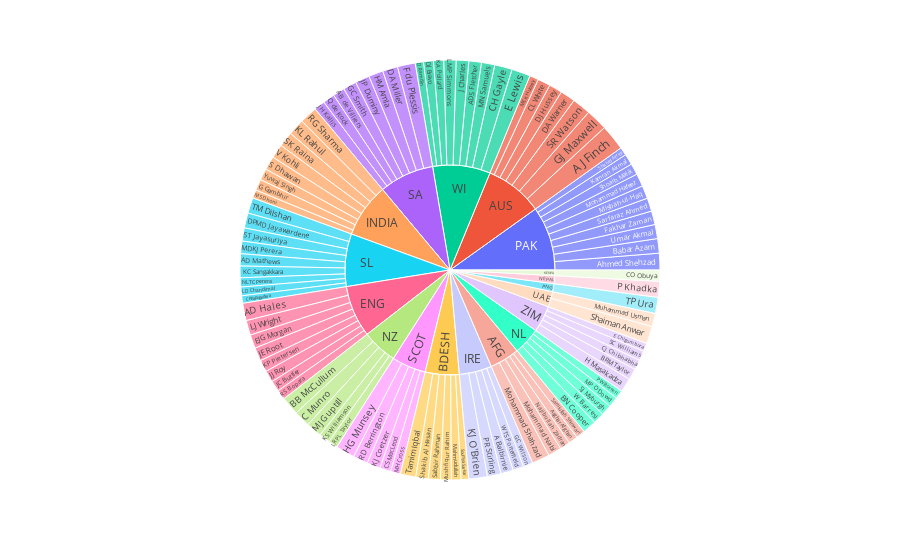

Write notebook code for a chart like this one.
### Code cell
fig = px.sunburst(t20[:100], path=['Final Region','Player'], values='HS', hover_data='Runs')
fig.show()

### Figure 1 — Plotly figure (JSON) as saved in the notebook; plotly's stock layout.template omitted (floating-point values rounded to 4 significant figures)
{"data": [{"branchvalues": "total", "customdata": [[790], [1672], [1644], [1055], [765], [1878], [1471], [1167], [2140], [1094], [818], [1405], [1546], [1627], [621], [703], [984], [691], [1042], [636], [1309], [2079], [1142], [756], [1493], [852], [833], [2002], [1363], [756], [932], [982], [1239], [1576], [1662], [987], [1277], [724], [1260], [893], [666], [743], [1934], [1058], [1382], [1386], [1504], [1138], [1176], [1505], [987], [800], [759], [990], [1743], [1171], [721], [755], [2436], [1611], [866], [1617], [1430], [788], [1908], [1316], [1936], [695], [1265], [1169], [918], [777], [1929], [638], [1018], [1247], [2633], [711], [1504], [821], [741], [1605], [1462], [629], [946], [985], [812], [1416], [971], [1567], [2263], [791], [1889], [671], [1613], [1690], [2633], [799], [1079], [1177], ["(?)"], ["(?)"], ["(?)"], ["(?)"], ["(?)"], ["(?)"], [691], [777], ["(?)"], ["(?)"], ["(?)"], [671], ["(?)"], ["(?)"], ["(?)"], ["(?)"], ["(?)"], ["(?)"]], "domain": {"x": [0, 1], "y": [0, 1]}, "hovertemplate": "labels=%{label}<br>HS=%{value}<br>parent=%{parent}<br>id=%{id}<br>Runs=%{customdata[0]}<extra></extra>", "ids": ["IRE/A Balbirnie ", "SA/AB de Villiers ", "ENG/AD Hales ", "SL/AD Mathews ", "WI/ADS Fletcher ", "AUS/AJ Finch ", "PAK/Ahmed Shehzad ", "AFG/Asghar Afghan ", "NZ/BB McCullum ", "NL/BN Cooper ", "ZIM/BRM Taylor ", "PAK/Babar Azam ", "NZ/C Munro ", "WI/CH Gayle ", "ZIM/CJ Chibhabha ", "SL/CK Kapugedera ", "AUS/CL White ", "KENYA/CO Obuya ", "SCOT/CS MacLeod ", "WI/D Ramdin ", "SA/DA Miller ", "AUS/DA Warner ", "WI/DJ Bravo ", "AUS/DJ Hussey ", "SL/DPMD Jayawardene ", "ZIM/E Chigumbura ", "WI/E Lewis ", "ENG/EJG Morgan ", "SA/F du Plessis ", "PAK/Fakhar Zaman ", "INDIA/G Gambhir ", "SA/GC Smith ", "IRE/GC Wilson ", "AUS/GJ Maxwell ", "ZIM/H Masakadza ", "SCOT/HG Munsey ", "SA/HM Amla ", "WI/J Charles ", "ENG/JC Buttler ", "ENG/JE Root ", "SA/JH Kallis ", "ENG/JJ Roy ", "SA/JP Duminy ", "WI/KA Pollard ", "SL/KC Sangakkara ", "SCOT/KJ Coetzer ", "IRE/KJ O'Brien ", "INDIA/KL Rahul ", "ENG/KP Pietersen ", "NZ/KS Williamson ", "PAK/Kamran Akmal ", "SL/LD Chandimal ", "ENG/LJ Wright ", "WI/LMP Simmons ", "NZ/LRPL Taylor ", "SL/MDKJ Perera ", "AUS/MEK Hussey ", "SCOT/MH Cross ", "NZ/MJ Guptill ", "WI/MN Samuels ", "NL/MP O'Dowd ", "INDIA/MS Dhoni ", "BDESH/Mahmudullah ", "PAK/Misbah-ul-Haq ", "PAK/Mohammad Hafeez ", "AFG/Mohammad Nabi ", "AFG/Mohammad Shahzad ", "UAE/Muhammad Usman ", "BDESH/Mushfiqur Rahim ", "SL/NLTC Perera ", "AFG/Najibullah Zadran ", "NEPAL/P Khadka ", "IRE/PR Stirling ", "NL/PW Borren ", "SA/Q de Kock ", "SCOT/RD Berrington ", "INDIA/RG Sharma ", "ENG/RS Bopara ", "INDIA/S Dhawan ", "ZIM/SC Williams ", "NL/SJ Myburgh ", "INDIA/SK Raina ", "AUS/SR Watson ", "SL/ST Jayasuriya ", "BDESH/Sabbir Rahman ", "AFG/Samiullah Shinwari ", "PAK/Sarfaraz Ahmed ", "PAK/Shahid Afridi ", "UAE/Shaiman Anwar ", "BDESH/Shakib Al Hasan ", "PAK/Shoaib Malik ", "BDESH/Soumya Sarkar ", "SL/TM Dilshan ", "PNG/TP Ura ", "BDESH/Tamim Iqbal ", "PAK/Umar Akmal ", "INDIA/V Kohli ", "NL/W Barresi ", "IRE/WTS Porterfield ", "INDIA/Yuvraj Singh ", "AFG", "AUS", "BDESH", "ENG", "INDIA", "IRE", "KENYA", "NEPAL", "NL", "NZ", "PAK", "PNG", "SA", "SCOT", "SL", "UAE", "WI", "ZIM"], "labels": ["A Balbirnie ", "AB de Villiers ", "AD Hales ", "AD Mathews ", "ADS Fletcher ", "AJ Finch ", "Ahmed Shehzad ", "Asghar Afghan ", "BB McCullum ", "BN Cooper ", "BRM Taylor ", "Babar Azam ", "C Munro ", "CH Gayle ", "CJ Chibhabha ", "CK Kapugedera ", "CL White ", "CO Obuya ", "CS MacLeod ", "D Ramdin ", "DA Miller ", "DA Warner ", "DJ Bravo ", "DJ Hussey ", "DPMD Jayawardene ", "E Chigumbura ", "E Lewis ", "EJG Morgan ", "F du Plessis ", "Fakhar Zaman ", "G Gambhir ", "GC Smith ", "GC Wilson ", "GJ Maxwell ", "H Masakadza ", "HG Munsey ", "HM Amla ", "J Charles ", "JC Buttler ", "JE Root ", "JH Kallis ", "JJ Roy ", "JP Duminy ", "KA Pollard ", "KC Sangakkara ", "KJ Coetzer ", "KJ O'Brien ", "KL Rahul ", "KP Pietersen ", "KS Williamson ", "Kamran Akmal ", "LD Chandimal ", "LJ Wright ", "LMP Simmons ", "LRPL Taylor ", "MDKJ Perera ", "MEK Hussey ", "MH Cross ", "MJ Guptill ", "MN Samuels ", "MP O'Dowd ", "MS Dhoni ", "Mahmudullah ", "Misbah-ul-Haq ", "Mohammad Hafeez ", "Mohammad Nabi ", "Mohammad Shahzad ", "Muhammad Usman ", "Mushfiqur Rahim ", "NLTC Perera ", "Najibullah Zadran ", "P Khadka ", "PR Stirling ", "PW Borren ", "Q de Kock ", "RD Berrington ", "RG Sharma ", "RS Bopara ", "S Dhawan ", "SC Williams ", "SJ Myburgh ", "SK Raina ", "SR Watson ", "ST Jayasuriya ", "Sabbir Rahman ", "Samiullah Shinwari ", "Sarfaraz Ahmed ", "Shahid Afridi ", "Shaiman Anwar ", "Shakib Al Hasan ", "Shoaib Malik ", "Soumya Sarkar ", "TM Dilshan ", "TP Ura ", "Tamim Iqbal ", "Umar Akmal ", "V Kohli ", "W Barresi ", "WTS Porterfield ", "Yuvraj Singh ", "AFG", "AUS", "BDESH", "ENG", "INDIA", "IRE", "KENYA", "NEPAL", "NL", "NZ", "PAK", "PNG", "SA", "SCOT", "SL", "UAE", "WI", "ZIM"], "name": "", "parents": ["IRE", "SA", "ENG", "SL", "WI", "AUS", "PAK", "AFG", "NZ", "NL", "ZIM", "PAK", "NZ", "WI", "ZIM", "SL", "AUS", "KENYA", "SCOT", "WI", "SA", "AUS", "WI", "AUS", "SL", "ZIM", "WI", "ENG", "SA", "PAK", "INDIA", "SA", "IRE", "AUS", "ZIM", "SCOT", "SA", "WI", "ENG", "ENG", "SA", "ENG", "SA", "WI", "SL", "SCOT", "IRE", "INDIA", "ENG", "NZ", "PAK", "SL", "ENG", "WI", "NZ", "SL", "AUS", "SCOT", "NZ", "WI", "NL", "INDIA", "BDESH", "PAK", "PAK", "AFG", "AFG", "UAE", "BDESH", "SL", "AFG", "NEPAL", "IRE", "NL", "SA", "SCOT", "INDIA", "ENG", "INDIA", "ZIM", "NL", "INDIA", "AUS", "SL", "BDESH", "AFG", "PAK", "PAK", "UAE", "BDESH", "PAK", "BDESH", "SL", "PNG", "BDESH", "PAK", "INDIA", "NL", "IRE", "INDIA", "", "", "", "", "", "", "", "", "", "", "", "", "", "", "", "", "", ""], "type": "sunburst", "values": [83, 79, 116, 81, 84, 172, 111, 62, 123, 91, 75, 97, 109, 117, 67, 50, 85, 75, 74, 55, 101, 100, 66, 88, 100, 54, 125, 91, 119, 91, 75, 89, 65, 145, 93, 127, 97, 84, 73, 90, 73, 78, 96, 68, 78, 89, 124, 110, 79, 73, 73, 58, 99, 82, 63, 84, 60, 66, 105, 89, 69, 56, 64, 87, 86, 89, 118, 89, 72, 61, 69, 106, 91, 57, 79, 100, 118, 65, 92, 66, 71, 101, 124, 88, 80, 61, 89, 54, 117, 84, 75, 51, 104, 107, 103, 94, 94, 75, 72, 77, 399, 774, 454, 691, 723, 435, 75, 106, 363, 473, 857, 107, 733, 456, 704, 206, 770, 355]}], "layout": {"legend": {"tracegroupgap": 0}, "margin": {"t": 60}}}
